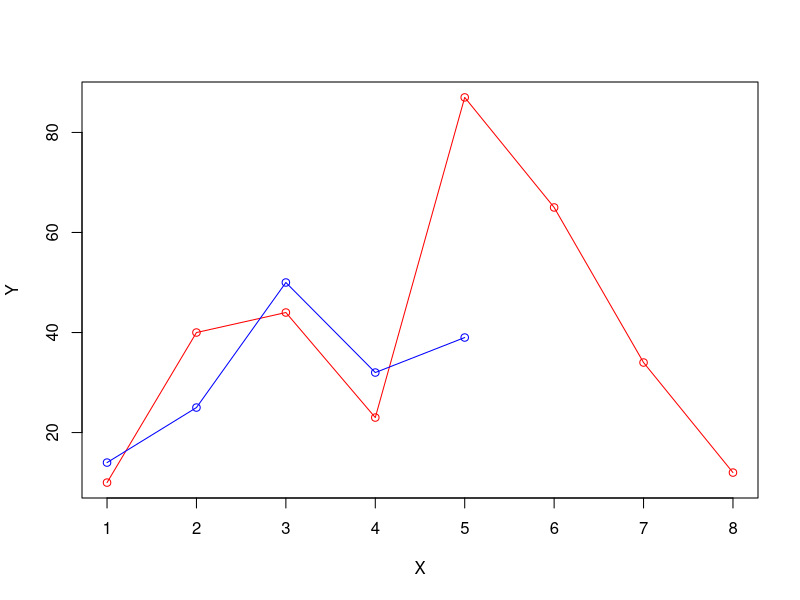

Write the R code that produced this figure.
v=c(10,40,44,23,87,65,34,12)
t <- c(14,25,50,32,39) 
plot(v,type="o",xlab="X",ylab="Y",col="red")
lines(t, type="o", col="blue") 